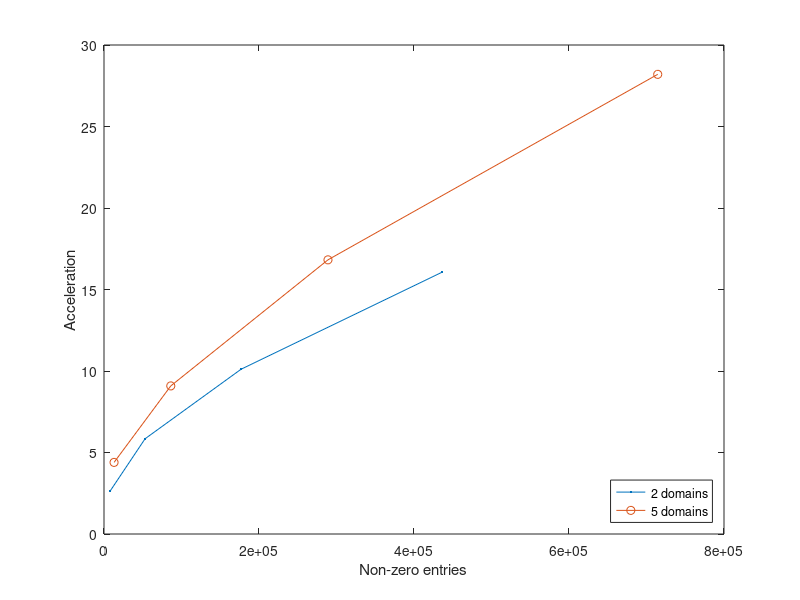
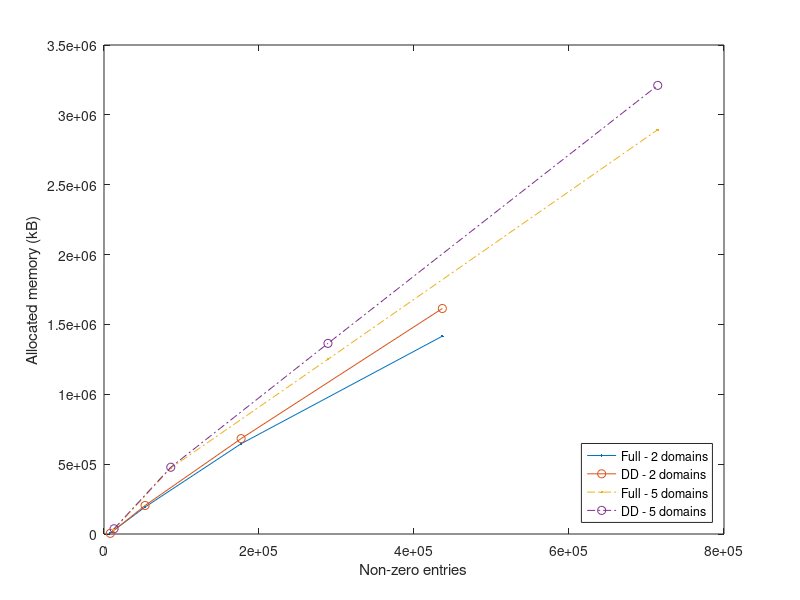

Write the MATLAB code that produced these figures, in order.
%% Plot efficiency
clear all; clc; close all;
% DoFs = 700, NNZ = 8100,  Acc = 2.649, p = 1, 7732, 4644
% DoFs = 2908, NNZ = 52972,  Acc = 5.842, p = 2, 192864, 203868
% DoFs = 6640, NNZ = 176908, Acc = 10.11, p = 3, 645996, 682644
% DoFs = 11896, NNZ = 436572, Acc = 16.07, p = 4, 1415900, 1614068,  tD = 216.275
% 
% 
% DoFs = 1456, NNZ = 12980, Acc = 4.393, p = 1, 32940, 37480
% DoFs = 6032, NNZ = 86176, Acc = 9.085, p = 2, 471576, 477836
% DoFs = 13744, NNZ = 289000, Acc = 16.82, p = 3, 1250820, 1364400,
% DoFs = 24592, NNZ = 714476, Acc = 28.2, p = 4, 2893748, 3210944, 7645, 268
mod1(1,:) = [700 8100 2.649 1 7732 4644 0];
mod1(2,:) = [2908, 52972, 5.842, 2, 192864, 203868 0];
mod1(3,:) = [6640, 176908, 10.11, 3, 645996, 682644 0];
mod1(4,:) = [11896, 436572, 16.07, 4, 1415900, 1614068, 216.275];


mod2(1,:) = [1456, 12980, 4.393, 1, 32940, 37480 0];
mod2(2,:) = [6032, 86176, 9.085, 2, 471576, 477836 0];
mod2(3,:) = [13744, 289000, 16.82, 3, 1250820, 1364400 0];
mod2(4,:) = [24592, 714476, 28.2, 4, 2893748, 3210944, 268];


figure;
plot(mod1(:,2), mod1(:,3), '.-', mod2(:,2), mod2(:,3), '-o')
% hold on
% plotyy(mod1(:,2), mod1(:,3), mod2(:,2), mod2(:,3))
xlabel('Non-zero entries');
ylabel('Acceleration')
legend('2 domains', '5 domains','Location', 'SouthEast')

figure;
plot(mod1(:,2), mod1(:,5), '.-', mod1(:,2), mod1(:,6), '-o',...
    mod2(:,2), mod2(:,5), '.-.', mod2(:,2), mod2(:,6), '-.o')
xlabel('Non-zero entries');
ylabel('Allocated memory (kB)')
legend('Full - 2 domains', 'DD - 2 domains', 'Full - 5 domains', 'DD - 5 domains','Location', 'SouthEast')
